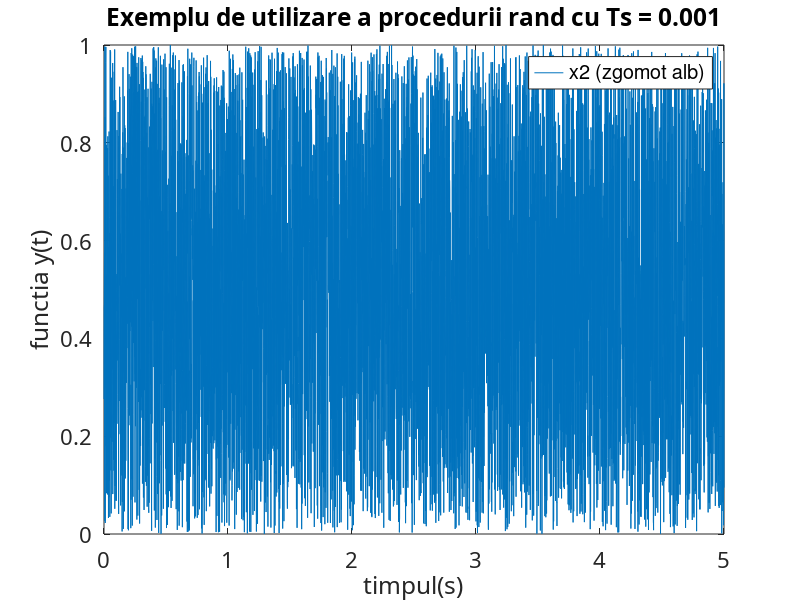

Write the MATLAB code that produced this figure.
Ts = 0.001;
t = 0:Ts:5;
x2 = rand(1, length(t));
plot(t, x2), grid, set (gca,'FontName', ...
'Arial Cyr', 'FontSize', 16)

title('Exemplu de utilizare a procedurii rand cu Ts = 0.001')
xlabel('timpul(s)'), ylabel('functia y(t)'), grid

legend("x2 (zgomot alb)", "AutoUpdate", "off")